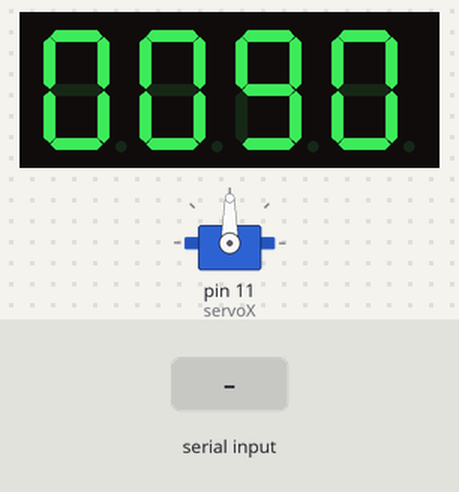
Simulated run of this sketch. Board: Arduino Uno, built with avr-gcc and run on an emulated ATmega328P. Parts: 4-digit seven-segment display, servo. The inputs (shaded band) are chosen by the test bench.

Above: at 1.2 s.
1.3 s: "x,45\n" received over Serial
At 2.5 s:
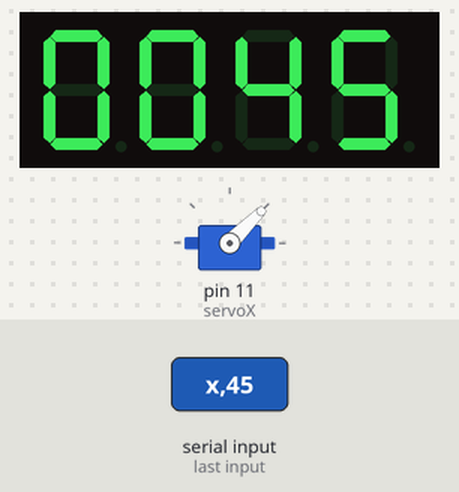
2.8 s: "x90\n" received over Serial
At 3.7 s:
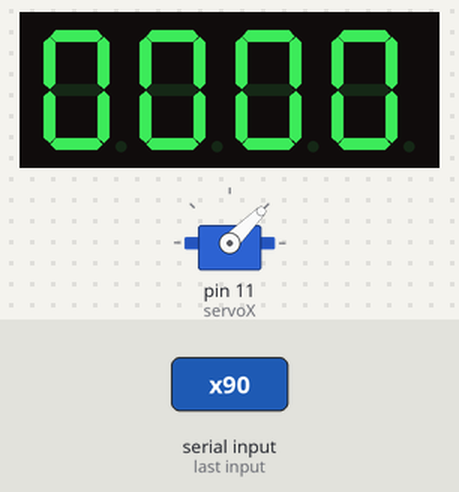
4.3 s: "x" received over Serial
At 5.6 s:
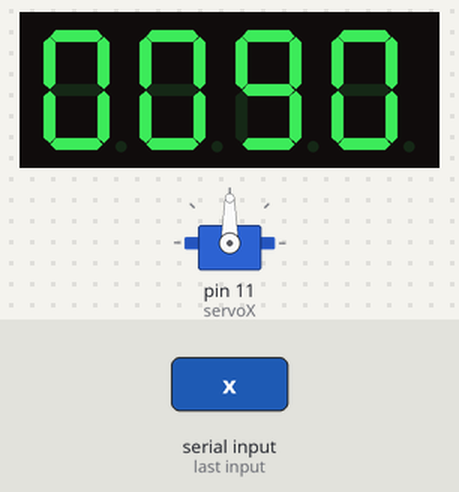
Timing chart, 0 to 7.3 s (numbered marks = the images above; inputs shaded):
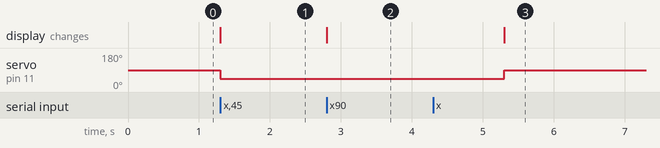

Measured:
- after the input at 1.3 s, servo on pin 11 (servoX): 90° → 45° at once; the display: changes at once (image 1)
- after the input at 2.8 s, the display: changes at once (image 2)
- after the input at 4.3 s, servo on pin 11 (servoX): 45° → 90° after 1.0 s; the display: changes after 1.0 s (image 3)

The sketch:

labyrinth.ino
```cpp
#include <Servo.h>
#include <SevSeg.h>

Servo servoX;
Servo servoY;
SevSeg sevseg;

float controlSignalX = 0, controlSignalY = 0;
int servoSignalX = 90, servoSignalY = 90;   // should these be floats for better precision? can Serial write floats?
int calibrate_x=0, calibrate_y=0;
unsigned int cycleCounter = 0;

// invert mechanical direction
const int mechanicalDirX = -1;
const int mechanicalDirY = -1;

void setup() {
  // 7-segment display
  pinMode(A2, OUTPUT);
  pinMode(A3, OUTPUT);
  pinMode(A4, OUTPUT);
  pinMode(A5, OUTPUT);
  byte numDigits = 4;
  byte digitPins[] = {13, 12, 8, 7}; // {pin: 12, 9, 8, 6}
  byte segmentPins[] = {2, 3, A2, A4, A5, 4, 5, A3}; // {pin: 11, 7, 4, 2, 1, 10, 5, 3}
  sevseg.begin(COMMON_CATHODE, numDigits, digitPins, segmentPins);
  sevseg.setBrightness(40);

  // Servos
  pinMode(11, OUTPUT);
  servoX.attach(11);
  //servoY.attach();

  calibrate_x = 0;
  calibrate_y = 0;

  // Serial
  Serial.begin(115200);
}


void loop() {

  if(Serial.available()) {
    if(Serial.peek() == 'x') {
      controlSignalX = Serial.parseFloat();
      servoSignalX = map(int(controlSignalX)*mechanicalDirX, -90, 90, 0, 180) + calibrate_x;
    }
    if(Serial.peek() == 'y') {
      controlSignalY = Serial.parseFloat();
      servoSignalY = map(int(controlSignalY)*mechanicalDirY, -90, 90, 0, 180) + calibrate_y;
    }
    if(Serial.read() == 'c') {
      if(Serial.peek() == 'x') {
        int cal = Serial.parseInt();
        calibrate_x += cal;
      }
      if(Serial.peek() == 'y') {
        int cal = Serial.parseInt();
        calibrate_y += cal;
      }
    }

    // empty serial buffer
    while(Serial.available()){
      Serial.read();
    }

    // write to servo only if within mechanical limits
    if(servoSignalX > 30 && servoSignalX < 150){
      servoX.write(servoSignalX);
    }
    if(servoSignalY > 30 && servoSignalY < 150){
      servoY.write(servoSignalY);
    }
  }

  sevseg.setNumber(servoSignalX, 6);
  cycleCounter++;
  sevseg.refreshDisplay();

  delay(5);

}
```
